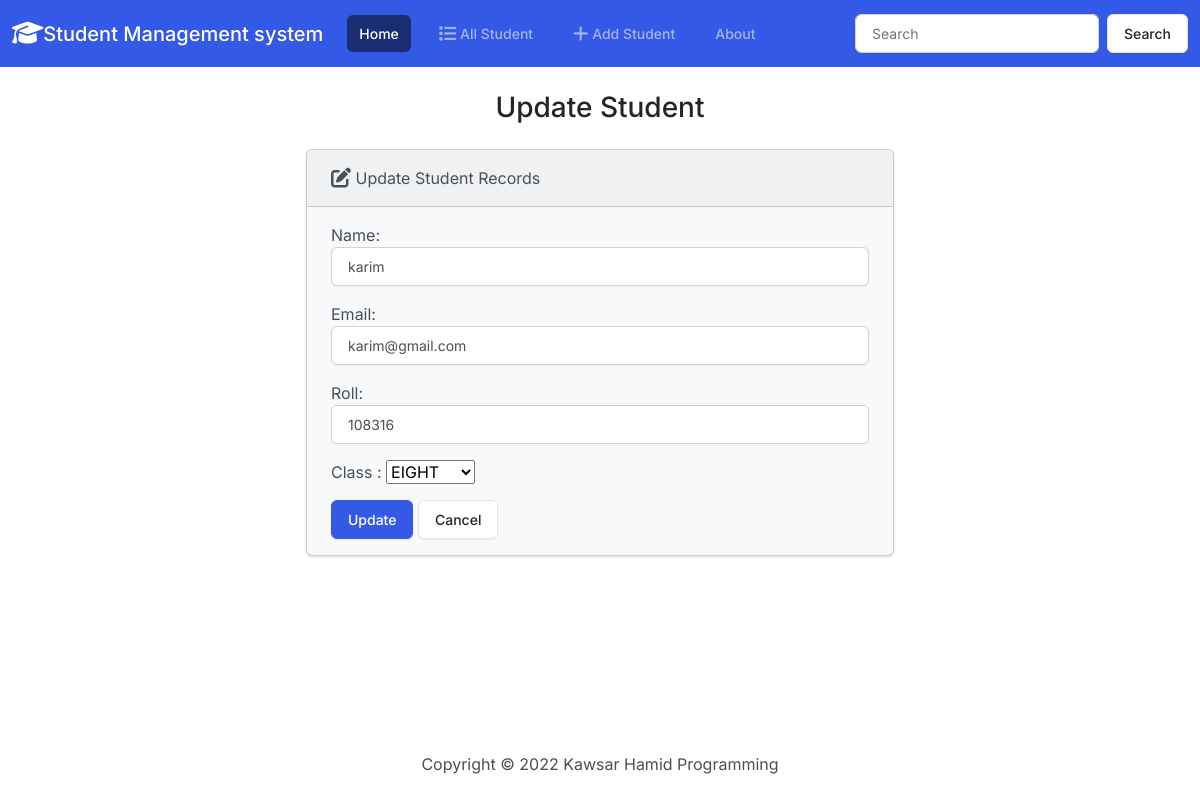
Page /edit/22/ on the committed database.
### academic/models.py (models this page shows, shortened)
class Student(models.Model):
    name=models.CharField(max_length=70)
    email=models.EmailField(max_length=80)
    roll=models.IntegerField(unique=True,null=False)
    classname=models.ForeignKey(ClassModel,on_delete=models.CASCADE)

class ClassModel(models.Model):
    id=models.AutoField(primary_key=True)
    name=models.CharField(max_length=80)
    def __str__(self):
        return self.name

### academic/views.py (the view, shortened to what this page needs)
# urls.py: path('edit/<int:id>/', views.editClass.as_view(), name='edit'),
class editClass(View):
    def get(self,request,id):
        student = Student.objects.get(pk=id)
        form = StudentForm(instance=student)
        return render(request, 'academic/updateStudentInfo.html', {'form': form})

### academic/forms.py
class StudentForm(forms.ModelForm):
  class Meta:
    model = Student
    fields = ['name', 'email', 'roll', 'classname']
    labels = {
      'name': 'Name',
      'email': 'Email',
      'roll': 'Roll',
      'classname': 'Class ',
    }
    widgets = {
      'name': forms.TextInput(attrs={'class': 'form-control'}),
      'email': forms.EmailInput(attrs={'class': 'form-control'}),
      'roll': forms.NumberInput(attrs={'class': 'form-control'}),
    }

### templates/academic/updateStudentInfo.html (shortened to what this page needs)
{% extends "academic/base.html" %}
{% block content %}
  <h3 class="text-center m-4">Update Student</h3>
  {% if success %}
    <div class="alert alert-success" role="alert">
      The student updated successfully.
      <a href="{% url 'home' %}" class="alert-link">Go to Home Page.</a>
    </div>
  {% else %}
    <div class="row justify-content-center">
      <div class="col-6">
        <div class="card bg-light mb-3">
          <div class="card-header">
            <i class="fa-solid fa-pen-to-square fa-lg"></i> Update Student Records
          </div>
          <div class="card-body">
            <form action="" method="POST">
              {{ form.as_p }}
              <button type="submit" class="btn btn-primary">Update</button>
              <a href="{% url 'home' %}" class="btn btn-secondary">Cancel</a>
            </form>
          </div>
        </div>
      </div>
    </div>
  {% endif %}
{% endblock content%}

### rows in the picture
Student: name "karim", email "karim@gmail.com", roll "108316", classname "EIGHT"
